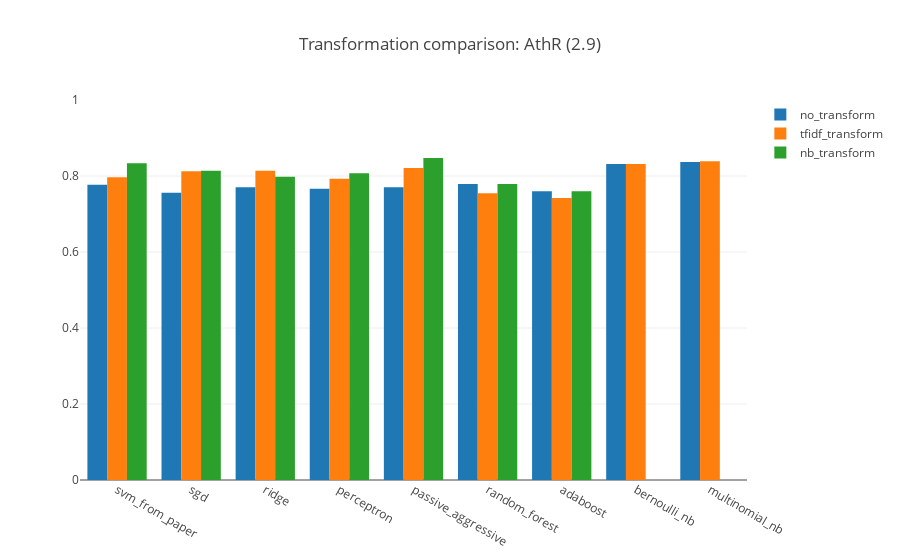

Write notebook code for a chart like this one.
### Code cell
groups = [
    ("no_transform", newsgroups_no_transformation_uni_results),
    ("tfidf_transform", newsgroups_tfidf_transformed_uni_results), 
    ("nb_transform", newsgroups_nb_transformed_uni_results)
]

clfs = list(all_classifiers.keys())

traces = OrderedDict()
for i in range(len(groups)):
    transformation = groups[i][1]
    transformation_name = groups[i][0]
    scores = []
    for label in clfs:
        try:
            score = transformation[label]
        except:
            score = 0.0
        scores.append(score)
    traces["trace_{}".format(transformation_name)] = go.Bar(
        x=clfs,
        y=scores,
        name=transformation_name,
    )

data_ = [v for k, v in traces.items()]
layout_ = go.Layout(
    barmode='group',
    title='Transformation comparison: AthR (2.9)',
    yaxis=dict(
        range=[0, 1]
    )
)

fig_ = go.Figure(data=data_, layout=layout_)
iplot(fig_)

### Figure 1 — Plotly figure (JSON) as saved in the notebook; plotly's stock layout.template omitted (floating-point values rounded to 4 significant figures)
{"data": [{"name": "no_transform", "type": "bar", "x": ["svm_from_paper", "sgd", "ridge", "perceptron", "passive_aggressive", "random_forest", "adaboost", "bernoulli_nb", "multinomial_nb"], "y": [0.7772, 0.7561, 0.7702, 0.7667, 0.7702, 0.7789, 0.7596, 0.8316, 0.8368]}, {"name": "tfidf_transform", "type": "bar", "x": ["svm_from_paper", "sgd", "ridge", "perceptron", "passive_aggressive", "random_forest", "adaboost", "bernoulli_nb", "multinomial_nb"], "y": [0.7965, 0.8123, 0.814, 0.793, 0.8211, 0.7544, 0.7421, 0.8316, 0.8386]}, {"name": "nb_transform", "type": "bar", "x": ["svm_from_paper", "sgd", "ridge", "perceptron", "passive_aggressive", "random_forest", "adaboost", "bernoulli_nb", "multinomial_nb"], "y": [0.8333, 0.814, 0.7982, 0.807, 0.8474, 0.7789, 0.7596, 0, 0]}], "layout": {"barmode": "group", "title": "Transformation comparison: AthR (2.9)", "yaxis": {"range": [0, 1]}}}
